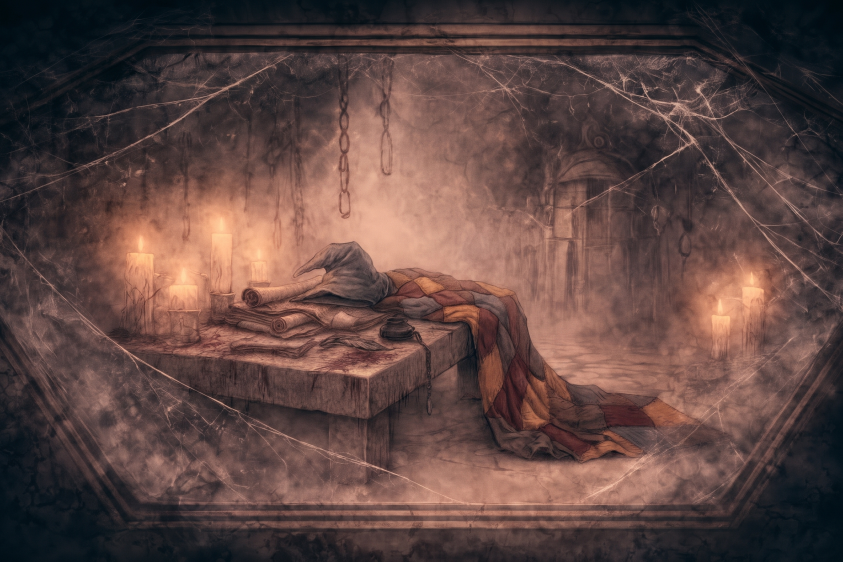
#> input picture raw/master_mason/ataud_tunica/referencia_idea.jpg, 2528 x 1684 px, given in place of sarcophagus_base_16_9.png, which was not available (shown at 1/3 size)
$ python componer.py
#> lines starting #> are read from the running program, lines starting #| are printed output that depends on the picture; after the words box and inside, x2 and y2 are one past the last pixel; in counts of white or black regions, pixels touching at a corner belong together; pictures that were not available may be replaced by others from this repository, and a replacement may not be noted
"""Tunica del peregrino sobre la mesa del ataud.

Saca la tunica del croma (tunica_chroma.jpg), la escala y la coloca sobre el
extremo derecho de la mesa del fondo del ataud, y la iguala al cuadro: color
apagado, niebla, la textura cuarteada del fondo, la luz de las velas y una
sombra de contacto. Sale un PNG con alfa (tunica + sombra) recortado a su caja
y la posicion de su esquina en el fondo, para un Sprite2D con centered=false.

    python componer.py            -> assets/intro/tunica_mesa.png + preview
"""
import os
import numpy as np
from PIL import Image
from scipy import ndimage as ndi

AQUI = os.path.dirname(os.path.realpath(__file__))
PROY = os.path.normpath(os.path.join(AQUI, "..", "..", ".."))
FONDO = os.path.join(PROY, "assets", "intro", "sarcophagus_base_16_9.png")
SALIDA = os.path.join(PROY, "assets", "intro", "tunica_mesa.png")
PREVIEW = os.path.join(AQUI, "preview")

# --- colocacion -------------------------------------------------------------
ESCALA = 0.36            # px del croma -> px del fondo
# Punto del croma que va a un punto del fondo: el pliegue donde la tela cae
# por el borde de la mesa.
ANCLA_CROMA = (1600, 800)
ANCLA_FONDO = (1645, 1005)

# --- igualado -----------------------------------------------------------------
SATURACION = 0.50        # cuanto color propio conserva
NIEBLA_ARRIBA = 0.12     # mezcla con el fondo desenfocado en lo alto
NIEBLA_ABAJO = 0.30      # y en el suelo
TEXTURA = 1.0            # cuarteado del fondo encima de la tela
NEGRO = 0.10             # los negros del fondo nunca son negros
# solo el resplandor pintado en el fondo; las PointLight2D del juego suman
# encima igual que sobre el fondo
VELAS = [((706, 710), 520), ((930, 675), 480)]
SOMBRA = 0.45
CONTACTO = 0.35          # sombra pegada donde la tela toca mesa y suelo
MESA_Y = 1005            # altura del tablero: lo que cuelga por debajo, en sombra
VELA_DETRAS = ((1535, 800), 230)   # contraluz suave en el borde de arriba
CONTRALUZ = 0.14
CAPUCHA = 0.80           # cuanto conserva la capucha de su luz


def cargar_croma():
    im = np.asarray(Image.open(os.path.join(AQUI, "tunica_chroma.jpg"))
                    .convert("RGB")).astype(np.float32)
    r, g, b = im[..., 0], im[..., 1], im[..., 2]
    verde = g - np.maximum(r, b)
    a = 1.0 - np.clip((verde - 18.0) / (45.0 - 18.0), 0.0, 1.0)
    # quitar motas sueltas del croma, sin tocar los flecos finos
    lab, n = ndi.label(a > 0.05)
    if n > 1:
        tam = ndi.sum(np.ones_like(a), lab, range(1, n + 1))
        a = a * np.isin(lab, 1 + np.nonzero(tam >= 400)[0])
    # sin derrame verde
    im[..., 1] = np.minimum(g, np.maximum(r, b) * 1.02 + 4)
    return im / 255.0, a


def main():
    fondo = np.asarray(Image.open(FONDO).convert("RGB")).astype(np.float32) / 255.0
    H, W, _ = fondo.shape
#> H = 1684; W = 2528
    col, a = cargar_croma()
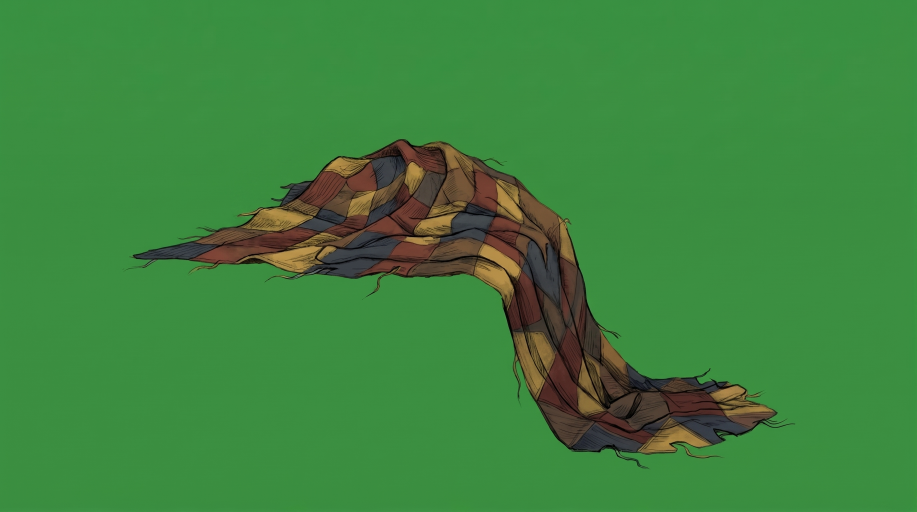
#> input picture raw/master_mason/ataud_tunica/tunica_chroma.jpg, 2750 x 1536 px (shown at 1/3 size)
#> in cargar_croma, `lab, n = ndi.label(a > 0.05)`:
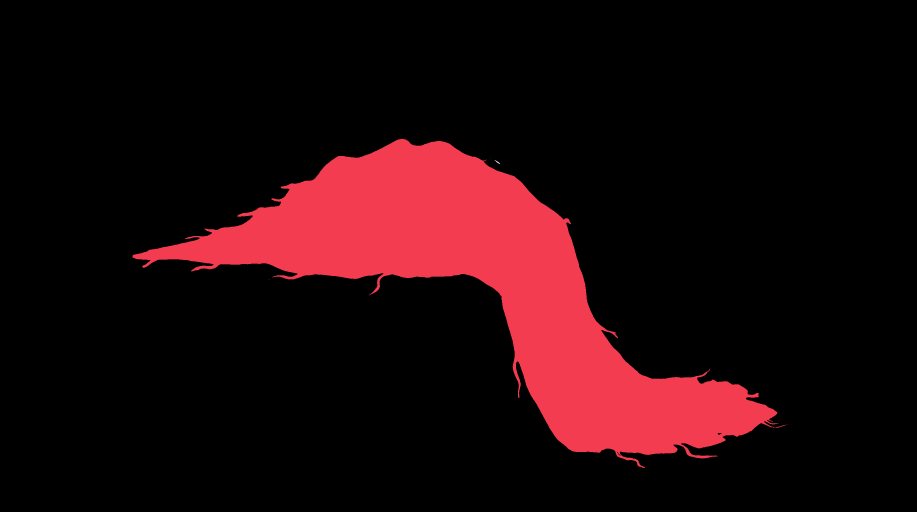
#> lab: shape (1536, 2750) int32 (shown at 1/3 size); 11 distinct labels, from 0 to 10; one colour per label, 0 black
#> in cargar_croma, `lab, n = ndi.label(a > 0.05)`: n = 10
#> in cargar_croma, `tam = ndi.sum(np.ones_like(a), lab, range(1, n + 1))`: tam = [553840, 1, 1, 50, 2, 2, 2, 2, 1, 1]
#> in cargar_croma, `im[..., 1] = np.minimum(g, np.maximum(r, b) * 1.02 + 4)`:
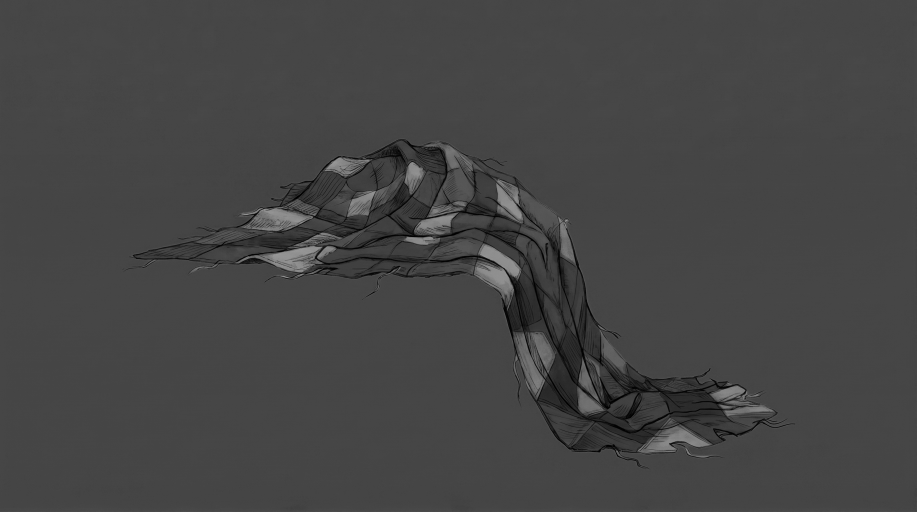
#> g: shape (1536, 2750) float32 (shown at 1/3 size); min 0, max 164, mean 69.2

    ys, xs = np.nonzero(a > 0.01)
    y0, y1, x0, x1 = ys.min() - 4, ys.max() + 5, xs.min() - 4, xs.max() + 5
#> y0 = 413; y1 = 1408; x0 = 393; x1 = 2363
    col, a = col[y0:y1, x0:x1], a[y0:y1, x0:x1]
#> col: shape (995, 1970, 3) float32
#> a: shape (995, 1970) float32
    ancla = (ANCLA_CROMA[0] - x0, ANCLA_CROMA[1] - y0)
#> ancla = (1207, 387)

    h, w = a.shape
#> h = 995; w = 1970
    nw, nh = int(round(w * ESCALA)), int(round(h * ESCALA))
#> nw = 709; nh = 358
    rgba = np.dstack([col * a[..., None], a])  # premultiplicado para escalar
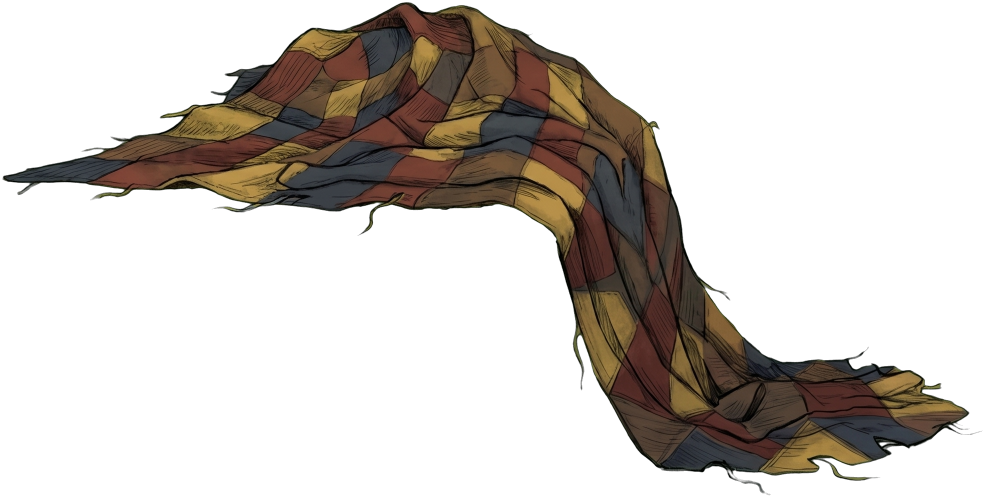
#> rgba: shape (995, 1970, 4) float32 (shown at 1/2 size); mean of channels 0, 1, 2, 3 0.0913, 0.07, 0.051, 0.279; transparent parts drawn white
    img = Image.fromarray((rgba * 255).astype(np.uint8), "RGBA")
    chans = [np.asarray(c.resize((nw, nh), Image.LANCZOS)).astype(np.float32) / 255
             for c in img.split()]
#> chans = 4 items
    a = np.clip(chans[3], 0, 1)
#> a: shape (358, 709) float32
    col = np.dstack(chans[:3]) / np.maximum(a, 1e-4)[..., None]
#> col: shape (358, 709, 3) float32
    col = np.clip(col, 0, 1)
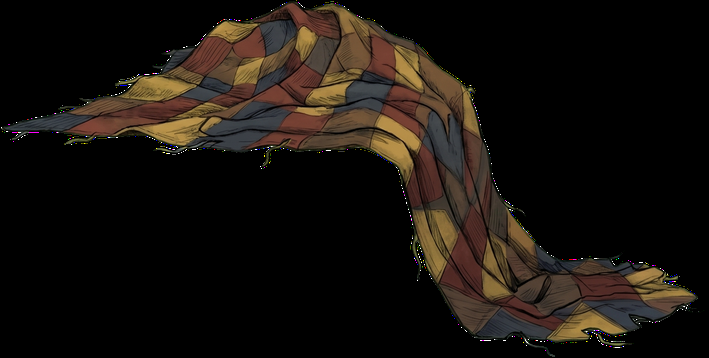
#> col: shape (358, 709, 3) float32; mean of channels 0, 1, 2 0.094, 0.0725, 0.0535; drawn as R, G, B

    ox = int(round(ANCLA_FONDO[0] - ancla[0] * ESCALA))
#> ox = 1210
    oy = int(round(ANCLA_FONDO[1] - ancla[1] * ESCALA))
#> oy = 866
    # margen para la sombra
    M = 40
    X0, Y0 = max(ox - M, 0), max(oy - M, 0)
#> X0 = 1170; Y0 = 826
    X1, Y1 = min(ox + nw + M, W), min(oy + nh + M, H)
#> X1 = 1959; Y1 = 1264
    cw, ch = X1 - X0, Y1 - Y0
#> cw = 789; ch = 438
    A = np.zeros((ch, cw), np.float32)
    C = np.zeros((ch, cw, 3), np.float32)
    A[oy - Y0:oy - Y0 + nh, ox - X0:ox - X0 + nw] = a
    C[oy - Y0:oy - Y0 + nh, ox - X0:ox - X0 + nw] = col
    bg = fondo[Y0:Y1, X0:X1]

    # la capucha gris es lo mas claro y plano: se apaga aparte
    gris = ((C.max(2) - C.min(2)) < 0.09) & (C.mean(2) > 0.3)
#> gris: shape (438, 789) bool; 0.13% white in thin lines or dots, all inside (x1, y1, x2, y2) = (41, 41, 728, 388)
    capucha = ndi.gaussian_filter(gris.astype(np.float32), 3) * A

    # 1) color: menos saturado, valores y tinte de la zona
    lum = C @ np.array([0.299, 0.587, 0.114], np.float32)
    C = lum[..., None] + (C - lum[..., None]) * SATURACION
    m = A > 0.5
#> m: shape (438, 789) bool; 20.5% white; 11 white regions (10 under 20 px), largest, box (x1, y1, x2, y2) and area: (42, 42, 737, 386) 70813
    bgl = bg @ np.array([0.299, 0.587, 0.114], np.float32)
    zona = ndi.binary_dilation(m, iterations=30)
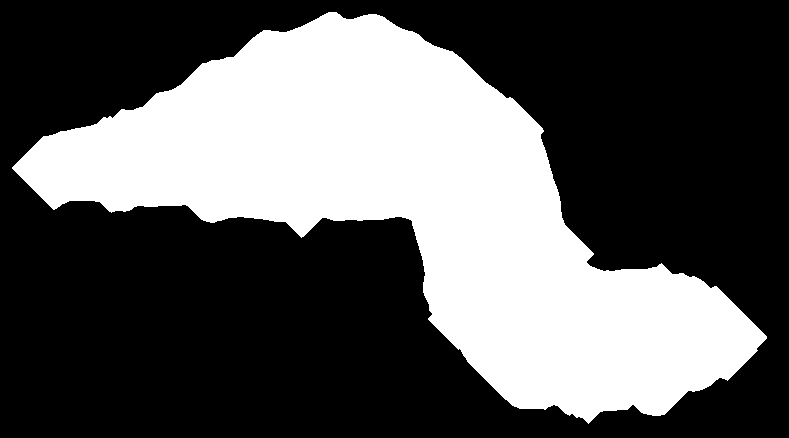
#> zona: shape (438, 789) bool; 35.6% white; 1 white region, box (x1, y1, x2, y2) and area: (12, 12, 767, 424) 123097
    # la tela algo mas oscura que la niebla que la rodea, sin estirar contraste
    t_mean = lum[m].mean()
#> t_mean = 0.266
    b_mean = bgl[zona].mean()
#> b_mean = 0.394
    lum2 = C @ np.array([0.299, 0.587, 0.114], np.float32)
    nueva = (lum2 - t_mean) * 0.85 + b_mean * 0.68
    C = C * (nueva / np.maximum(lum2, 1e-3))[..., None]
    tinte = bg[zona].mean(0)
#> tinte = [0.511, 0.349, 0.313]
    tinte = tinte / tinte.mean()
#> tinte = [1.31, 0.893, 0.801]
    C = C * (0.55 + 0.45 * tinte)
    C = NEGRO + (1 - NEGRO) * np.clip(C, 0, 1)
    C = C * (1 - capucha[..., None] * (1 - CAPUCHA * np.array([1.0, 0.96, 0.9], np.float32)))

    # 2) luz de las velas (las de la izquierda tocan la cara que mira a ellas)
    yy, xx = np.mgrid[Y0:Y1, X0:X1].astype(np.float32)
    luz = np.zeros_like(A)
    for (vx, vy), rad in VELAS:
        d = np.hypot(xx - vx, (yy - vy) * 1.2)
        luz += np.clip(1 - d / (rad * 2.2), 0, 1) ** 2
    luz = np.clip(luz, 0, 1)
    calido = np.array([1.0, 0.78, 0.52], np.float32)
    C = C * (0.80 + 0.35 * luz[..., None] * calido)
    # mas oscuro abajo: el suelo y la tela que cuelga reciben menos
    alto = np.clip((yy - oy) / nh, 0, 1)
    C = C * (1.0 - 0.22 * alto[..., None] ** 1.5)

    # lo que cuelga por debajo del tablero queda a la sombra de la mesa
    bajo = np.clip((yy - MESA_Y) / 120.0, 0, 1)
    C = C * (1.0 - 0.15 * bajo[..., None])
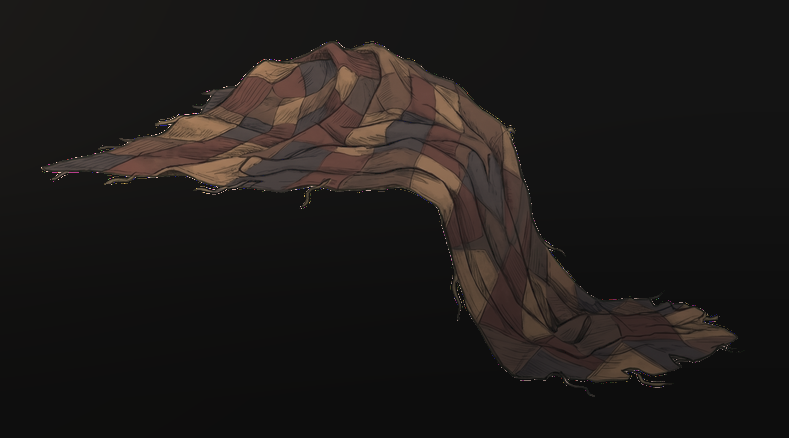
#> C: shape (438, 789, 3) float32; mean of channels 0, 1, 2 0.122, 0.107, 0.0999; drawn as R, G, B
    # contraluz: la vela de detras dora un poco el canto de arriba
    (vx, vy), rad = VELA_DETRAS
    canto = np.clip(A - ndi.shift(A, (7, 0), order=1), 0, 1)
    canto = ndi.gaussian_filter(canto, 2.0)
    cerca = np.clip(1 - np.hypot(xx - vx, yy - vy) / rad, 0, 1)
    C = C + (canto * cerca * CONTRALUZ)[..., None] * calido

    # 3) niebla: se mezcla con el fondo desenfocado, mas en el suelo
    bgb = ndi.gaussian_filter(bg, (25, 25, 0))
    f = NIEBLA_ARRIBA + (NIEBLA_ABAJO - NIEBLA_ARRIBA) * alto
    C = C * (1 - f[..., None]) + bgb * f[..., None]

    # balance de color igual al del fondo (malva): sin esto la tela, mas
    # amarilla, se lee oliva al lado
    mt = C[m].mean(0)
#> mt = [0.357, 0.269, 0.235]
    mb = bg[zona].mean(0)
#> mb = [0.511, 0.349, 0.313]
    C = C * ((mb / mb.mean()) / (mt / mt.mean()))

    # 4) cuarteado del fondo por encima, para que comparta el papel
    # recortado: el grano y las grietas si, los cantos fuertes de la mesa no
    hp = bg - ndi.gaussian_filter(bg, (2.5, 2.5, 0))
    hp = np.clip(hp, -0.035, 0.035)
    C = C + hp * TEXTURA
    C = np.clip(C, 0, 1)

    # 5) sombra de contacto: solo sobre las superficies, por debajo de la tela
    # (nunca un halo por encima contra la pared del fondo)
    s = ndi.gaussian_filter(ndi.shift(A, (10, 6), order=1), 7)
    debajo = ndi.gaussian_filter(np.maximum.accumulate(A, axis=0), 3)
    s = np.clip(s * debajo * SOMBRA, 0, SOMBRA)
    pegada = ndi.gaussian_filter(ndi.shift(A, (3, 2), order=1), 2.5) * debajo
    s = np.maximum(s, np.clip(pegada * CONTACTO, 0, CONTACTO))
    # union: tunica encima de su sombra
    a_out = A + s * (1 - A)
    c_out = (C * A[..., None]) / np.maximum(a_out, 1e-4)[..., None]
    a_out = np.clip(a_out, 0, 1)

    # canto un pelin blando, como el dibujo del fondo
    a_out = ndi.gaussian_filter(a_out, 0.5)
    out = np.dstack([np.clip(c_out, 0, 1), a_out])
    Image.fromarray((out * 255 + 0.5).astype(np.uint8), "RGBA").save(SALIDA)
    print("tunica", SALIDA, "pos", (X0, Y0), "tam", (cw, ch))
#| tunica assets/intro/tunica_mesa.png pos (1170, 826) tam (789, 438)

    # previews
    os.makedirs(PREVIEW, exist_ok=True)
    comp = fondo.copy()
    reg = comp[Y0:Y1, X0:X1]
    comp[Y0:Y1, X0:X1] = reg * (1 - a_out[..., None]) + c_out * a_out[..., None]
    Image.fromarray((comp * 255).astype(np.uint8)).save(os.path.join(PREVIEW, "completo.png"))
    Image.fromarray((comp[700:1450, 900:2100] * 255).astype(np.uint8)).save(
        os.path.join(PREVIEW, "detalle.png"))
    return X0, Y0


if __name__ == "__main__":
    main()
